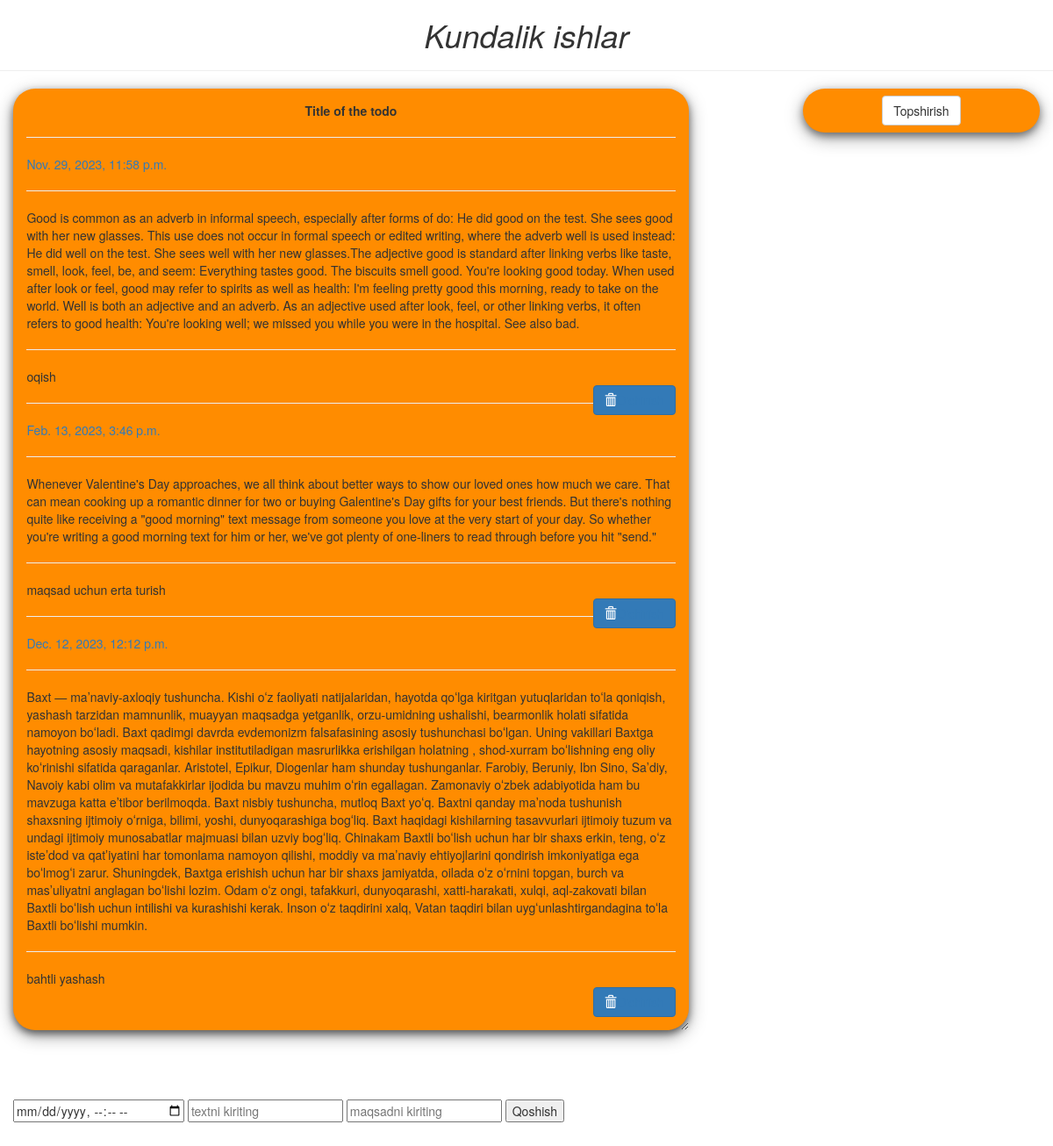
Page /todo/ on the earlier database version.
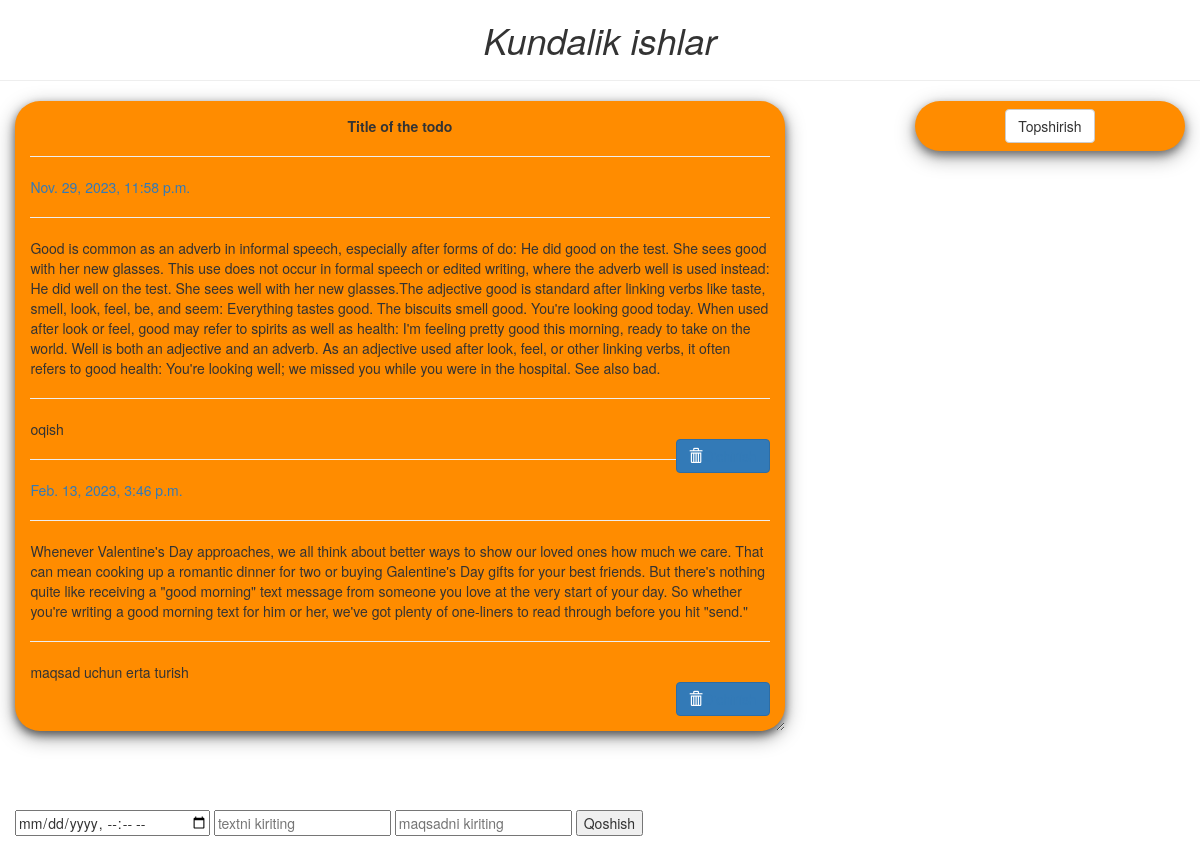
Same page on the later database version.
### asosiy/models.py (models this page shows, shortened)
class Kundalik(models.Model):
    vaqti=models.DateTimeField()
    izoh=models.TextField()
    maqsad=models.CharField(max_length=60)

### asosiy/views.py (the view, shortened to what this page needs)
# urls.py: path('todo/', hamma_todo),
def hamma_todo(request):
    data={"todo":Kundalik.objects.all()}
    return render(request,"todo.html",data)

### templates/todo.html (shortened to what this page needs)
<!DOCTYPE html>
<html lang="en" dir="ltr">
<head>
  <link rel="stylesheet" href="https://maxcdn.bootstrapcdn.com/bootstrap/3.3.7/css/bootstrap.min.css">
</head>
<body  class="container-fluid">
  <center class="row">
    <h1><i>Kundalik ishlar</i></h1>
    <hr />
  </center>
  <div class="row">
    <div class="col-md-8">
      <div class="card">
        <center><b>Title of the todo</b></center>
        {%for i in todo%}
        <hr/>
        <a href="/kundalik_edit/{{i.id}}/"> {{i.vaqti}}</a>
        <hr/>
        {{i.izoh}}
        <hr/>
        {{i.maqsad}}
        <br />
        <button class="btn btn-primary" style="float: right;"><span class="glyphicon glyphicon-trash"></span><a href="/kundalik_ochir/{{i.id}}">O'chirish</a></button>
      {%endfor%}
      </div>
    </div>
    <div class="col-md-1"> </div>
    <div class="col-md-3" >
      <div  class="submit_form">
      <form action="#" >
        <center>
        <button type="submit" class="btn btn-default">Topshirish</button>
      </center>
      </form>
    </div>
  </div>
</div>
<br>
<br>
<form action="/todo/" method="POST">{%csrf_token%}
  <input type="datetime-local" name="v" placeholder="vaqtni kiriting">
  <input type="text" name="i" placeholder="textni kiriting">
  <input type="text" name="m" placeholder="maqsadni kiriting">
<button type="submit">Qoshish</button>
  <br>
  <br>
  <br>
  <br>
  <br>
</form>
</body>
</html>

### templates/todo.html (style rules this page uses)
.card { box-shadow: 0 4px 8px 0 rgba(0,0,0,0.5), 0 6px 20px 0 rgba(0,0,0,0.39); background: DarkOrange; margin-bottom : 5%; border-radius: 25px; padding : 2%; overflow: auto; resize: both; text-overflow: ellipsis; }
.submit_form { text-align: center; padding: 3%; background: DarkOrange; border-radius: 25px; box-shadow: 0 4px 8px 0 rgba(0,0,0,0.4), 0 6px 20px 0 rgba(0,0,0,0.36); }

Differences in the rows shown:
removed Kundalik: vaqti "Dec. 12, 2023, 12:12 p.m.", izoh "Baxt — maʼnaviy-axloqiy tushuncha. Kishi oʻz faoliyati natijalaridan, hayotda qoʻlga kiritgan yutuqlaridan toʻla qoniqish, yashash tarzidan mamnunlik, muayyan maqsadga yetganlik, orzu-umidning ushalishi, bearmonlik holati sifatida namoyon boʻladi. Baxt qadimgi davrda evdemonizm falsafasining asosiy tushunchasi boʻlgan. Uning vakillari Baxtga hayotning asosiy maqsadi, kishilar institutiladigan masrurlikka erishilgan holatning , shod-xurram boʻlishning eng oliy koʻrinishi sifatida qaraganlar. Aristotel, Epikur, Diogenlar ham shunday tushunganlar. Farobiy, Beruniy, Ibn Sino, Saʼdiy, Navoiy kabi olim va mutafakkirlar ijodida bu mavzu muhim oʻrin egallagan. Zamonaviy oʻzbek adabiyotida ham bu…", maqsad "bahtli yashash"
